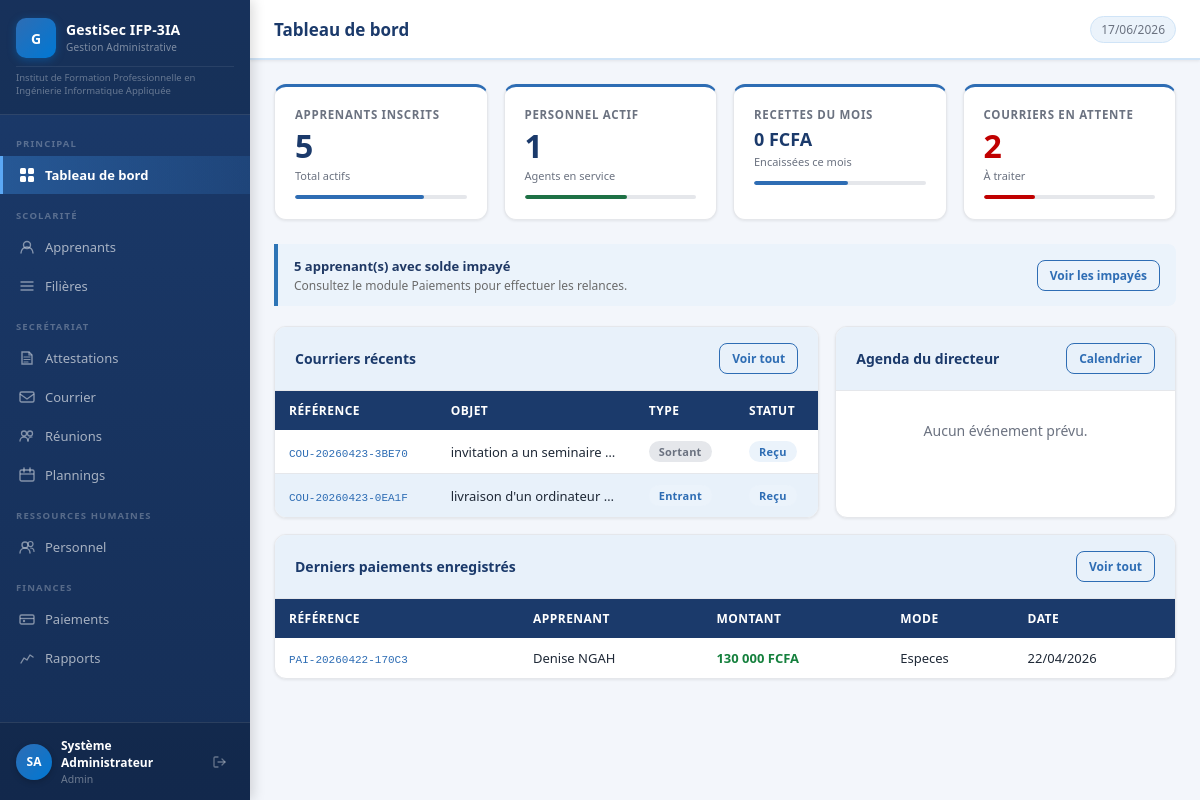
/dashboard.php (signed in), run on the app's committed database.
### tables this page shows
CREATE TABLE `courriers` (
  `id` int(11) NOT NULL,
  `reference` varchar(50) NOT NULL,
  `type` enum('entrant','sortant') DEFAULT 'entrant',
  `objet` text NOT NULL,
  `expediteur` varchar(200) DEFAULT NULL,
  `destinataire` varchar(200) DEFAULT NULL,
  `date_courrier` date DEFAULT curdate(),
  `date_reception` date DEFAULT NULL,
  `statut` enum('recu','en_traitement','traite','archive') DEFAULT 'recu',
  `priorite` enum('normale','urgente','confidentielle') DEFAULT 'normale',
  `affecte_a` int(11) DEFAULT NULL,
  `observations` text DEFAULT NULL,
  `fichier` varchar(255) DEFAULT NULL,
  `created_at` datetime DEFAULT current_timestamp()
);

CREATE TABLE `paiements` (
  `id` int(11) NOT NULL,
  `reference` varchar(50) NOT NULL,
  `apprenant_id` int(11) NOT NULL,
  `montant` decimal(12,2) NOT NULL,
  `mode_paiement` enum('especes','mobile_money','virement','cheque') DEFAULT 'especes',
  `date_paiement` date DEFAULT curdate(),
  `mois_concerne` varchar(20) DEFAULT NULL,
  `observations` text DEFAULT NULL,
  `enregistre_par` int(11) DEFAULT NULL,
  `created_at` datetime DEFAULT current_timestamp()
);

CREATE TABLE `apprenants` (
  `id` int(11) NOT NULL,
  `matricule` varchar(30) NOT NULL,
  `nom` varchar(100) NOT NULL,
  `prenom` varchar(100) NOT NULL,
  `date_naissance` date DEFAULT NULL,
  `sexe` enum('M','F') DEFAULT 'M',
  `telephone` varchar(20) DEFAULT NULL,
  `email` varchar(150) DEFAULT NULL,
  `adresse` text DEFAULT NULL,
  `filiere_id` int(11) DEFAULT NULL,
  `niveau` varchar(20) DEFAULT '1',
  `statut` enum('inscrit','suspendu','diplome','abandonne') DEFAULT 'inscrit',
  `date_inscription` date DEFAULT curdate(),
  `photo` varchar(255) DEFAULT NULL,
  `created_at` datetime DEFAULT current_timestamp(),
  `lieu_naissance` varchar(255) DEFAULT NULL
);

### includes/auth.php (called while the page is built, shortened)
<?php
function clean(string $val): string {
    return htmlspecialchars(trim($val), ENT_QUOTES, 'UTF-8');
}
function dateFR(?string $date): string {
    return date('d/m/Y', strtotime($date));
}
function money(float $amount): string {
    return number_format($amount, 0, ',', ' ') . ' FCFA';
}

### dashboard.php (the view, shortened to what this page needs)
<?php
require_once __DIR__ . '/includes/auth.php';
require_once __DIR__ . '/includes/header.php';
$db = getDB();
$nbApprenants = $db->query("SELECT COUNT(*) FROM apprenants WHERE statut='inscrit'")->fetchColumn();
$nbPersonnel  = $db->query("SELECT COUNT(*) FROM personnel WHERE statut='actif'")->fetchColumn();
$nbCourriers  = $db->query("SELECT COUNT(*) FROM courriers WHERE statut IN ('recu','en_traitement')")->fetchColumn();
$recettesMois = $db->query("SELECT COALESCE(SUM(montant),0) FROM paiements WHERE MONTH(date_paiement)=MONTH(NOW()) AND YEAR(date_paiement)=YEAR(NOW())")->fetchColumn();
$nbImpayés    = $db->query("
  SELECT COUNT(DISTINCT a.id) FROM apprenants a
  JOIN filieres f ON a.filiere_id = f.id
  LEFT JOIN (SELECT apprenant_id, SUM(montant) AS total FROM paiements GROUP BY apprenant_id) p ON p.apprenant_id = a.id
  WHERE a.statut = 'inscrit' AND COALESCE(p.total, 0) < f.cout
")->fetchColumn();
$courriers = $db->query("SELECT * FROM courriers ORDER BY created_at DESC LIMIT 5")->fetchAll();
$plannings = $db->query("SELECT * FROM plannings WHERE date_debut >= NOW() ORDER BY date_debut ASC LIMIT 5")->fetchAll();
$paiements = $db->query("
  SELECT p.*, a.nom, a.prenom FROM paiements p
  JOIN apprenants a ON p.apprenant_id = a.id
  ORDER BY p.created_at DESC LIMIT 5
")->fetchAll();
?>
<div class="kpi-grid">
  <div class="kpi-card">
    <div class="kpi-label">Apprenants inscrits</div>
    <div class="kpi-value"><?= $nbApprenants ?></div>
    <div class="kpi-sub">Total actifs</div>
    <div class="kpi-bar"><div class="kpi-fill" style="width:75%"></div></div>
  </div>
  <div class="kpi-card">
    <div class="kpi-label">Personnel actif</div>
    <div class="kpi-value"><?= $nbPersonnel ?></div>
    <div class="kpi-sub">Agents en service</div>
    <div class="kpi-bar"><div class="kpi-fill" style="width:60%;background:#1E7145"></div></div>
  </div>
  <div class="kpi-card">
    <div class="kpi-label">Recettes du mois</div>
    <div class="kpi-value" style="font-size:18px"><?= money((float)$recettesMois) ?></div>
    <div class="kpi-sub">Encaissées ce mois</div>
    <div class="kpi-bar"><div class="kpi-fill" style="width:55%"></div></div>
  </div>
  <div class="kpi-card">
    <div class="kpi-label">Courriers en attente</div>
    <div class="kpi-value" style="color:<?= $nbCourriers>0?'#C00000':'#1E7145' ?>"><?= $nbCourriers ?></div>
    <div class="kpi-sub">À traiter</div>
    <div class="kpi-bar"><div class="kpi-fill" style="width:<?= min(100,$nbCourriers*15) ?>%;background:#C00000"></div></div>
  </div>
</div>
<?php if ($nbImpayés > 0): ?>
<div style="background:#EBF3FB;border-left:4px solid #2E75B6;border-radius:0 8px 8px 0;padding:12px 16px;margin-bottom:20px;display:flex;justify-content:space-between;align-items:center">
  <div>
    <strong style="color:#1F3864;font-size:13px"><?= $nbImpayés ?> apprenant(s) avec solde impayé</strong>
    <div style="font-size:12px;color:#6B6B6B;margin-top:2px">Consultez le module Paiements pour effectuer les relances.</div>
  </div>
  <a href="<?= APP_URL ?>/modules/paiements/index.php?filtre=impayes" class="btn btn-outline btn-sm">Voir les impayés</a>
</div>
<?php endif; ?>
<div style="display:grid;grid-template-columns:1.6fr 1fr;gap:16px;margin-bottom:16px">
  <div class="card">
    <div class="card-header">
      <h2>Courriers récents</h2>
      <a href="<?= APP_URL ?>/modules/courrier/index.php" class="btn btn-outline btn-sm">Voir tout</a>
    </div>
    <?php if (empty($courriers)): ?>
    <div class="empty-state" style="padding:30px"><p>Aucun courrier enregistré.</p></div>
    <?php else: ?>
    <table>
      <thead><tr><th>Référence</th><th>Objet</th><th>Type</th><th>Statut</th></tr></thead>
      <tbody>
      <?php foreach ($courriers as $c): ?>
      <tr>
        <td><code style="font-size:11px;color:var(--blue-mid)"><?= clean($c['reference']) ?></code></td>
        <td style="max-width:180px"><div style="white-space:nowrap;overflow:hidden;text-overflow:ellipsis"><?= clean($c['objet']) ?></div></td>
        <td><?= $c['type']==='entrant'
              ? '<span class="badge badge-blue">Entrant</span>'
              : '<span class="badge badge-gray">Sortant</span>' ?></td>
        <td>
          <?php
          $badges = ['recu'=>'badge-blue','en_traitement'=>'badge-orange','traite'=>'badge-green','archive'=>'badge-gray'];
          $labels = ['recu'=>'Reçu','en_traitement'=>'En cours','traite'=>'Traité','archive'=>'Archivé'];
          echo '<span class="badge '.$badges[$c['statut']].'">'.$labels[$c['statut']].'</span>';
          ?>
        </td>
      </tr>
      <?php endforeach; ?>
      </tbody>
    </table>
    <?php endif; ?>
  </div>
  <div class="card">
    <div class="card-header">
      <h2>Agenda du directeur</h2>
      <a href="<?= APP_URL ?>/modules/plannings/index.php" class="btn btn-outline btn-sm">Calendrier</a>
    </div>
    <?php if (empty($plannings)): ?>
    <div class="empty-state" style="padding:30px"><p>Aucun événement prévu.</p></div>
    <?php endif; ?>
  </div>
</div>
<div class="card">
  <div class="card-header">
    <h2>Derniers paiements enregistrés</h2>
    <a href="<?= APP_URL ?>/modules/paiements/index.php" class="btn btn-outline btn-sm">Voir tout</a>
  </div>
  <?php if (empty($paiements)): ?>
  <div class="empty-state" style="padding:30px"><p>Aucun paiement enregistré.</p></div>
  <?php else: ?>
  <div class="table-wrap">
  <table>
    <thead><tr><th>Référence</th><th>Apprenant</th><th>Montant</th><th>Mode</th><th>Date</th></tr></thead>
    <tbody>
    <?php foreach ($paiements as $p): ?>
    <tr>
      <td><code style="font-size:11px;color:var(--blue-mid)"><?= clean($p['reference']) ?></code></td>
      <td><?= clean($p['prenom'].' '.$p['nom']) ?></td>
      <td><strong style="color:var(--green)"><?= money((float)$p['montant']) ?></strong></td>
      <td><?= ucfirst(str_replace('_',' ',$p['mode_paiement'])) ?></td>
      <td><?= dateFR($p['date_paiement']) ?></td>
    </tr>
    <?php endforeach; ?>
    </tbody>
  </table>
  </div>
  <?php endif; ?>
</div>
<?php require_once __DIR__ . '/includes/footer.php'; ?>

### assets/css/style.css (style rules this page uses)
*, *::before, *::after { box-sizing: border-box; margin: 0; padding: 0; }
:root { --blue-dark: #1B3A6B; --blue-mid: #2E6DB4; --blue-accent: #0078D4; --blue-light: #D0E4F7; --blue-pale: #EBF3FB; --blue-stripe: #E8F1FA; --gray-dark: #1F2937; --gray-mid: #6B7280; --gray-light: #E5E7EB; --gray-pale: #F3F6FB; --white: #FFFFFF; --red: #B91C1C; --green: #15803D; --orange: #C2410C; --yellow: #B45309; --sidebar-w: 250px; --topbar-h: 60px; --radius: 8px; --radius-lg: 12px; --shadow-sm: 0 1px 3px rgba(0,0,0,.08); --shadow: 0 2px 8px rgba(0,0,0,.10); --shadow-lg: 0 4px 16px rgba(0,0,0,.12); }
body { font-family: 'Segoe UI', Arial, sans-serif; font-size: 14px; color: var(--gray-dark); background: var(--gray-pale); }
a { text-decoration: none; color: inherit; }
.card { background: var(--white); border-radius: var(--radius-lg); box-shadow: var(--shadow-sm); border: 1px solid var(--gray-light); overflow: hidden; }
.card-header { padding: 16px 20px; border-bottom: 1px solid var(--gray-light); display: flex; align-items: center; justify-content: space-between; background: var(--blue-stripe); }
.table-wrap { overflow-x: auto; }
table { width: 100%; border-collapse: collapse; font-size: 13px; }
thead th { background: var(--blue-dark); color: #fff; padding: 11px 14px; text-align: left; font-size: 12px; font-weight: 600; letter-spacing: .04em; text-transform: uppercase; white-space: nowrap; }
thead th:first-child { border-radius: 0; }
tbody tr { border-bottom: 1px solid var(--gray-light); transition: background .1s; }
tbody tr:last-child { border-bottom: none; }
tbody td { padding: 11px 14px; color: var(--gray-dark); vertical-align: middle; }
tbody tr:nth-child(even) { background: var(--blue-stripe); }
.badge { display: inline-flex; align-items: center; padding: 3px 10px; border-radius: 20px; font-size: 11px; font-weight: 600; letter-spacing: .02em; }
.badge-blue { background: var(--blue-pale); color: var(--blue-mid); }
.badge-gray { background: var(--gray-light); color: var(--gray-mid); }
.btn { display: inline-flex; align-items: center; gap: 6px; padding: 9px 18px; border-radius: var(--radius); font-size: 13px; font-weight: 600; cursor: pointer; border: none; transition: all .15s; white-space: nowrap; }
.btn-sm { padding: 6px 12px; font-size: 12px; }
.empty-state { padding: 48px 20px; text-align: center; color: var(--gray-mid); }
.empty-state p { font-size: 14px; }
.kpi-grid { display: grid; grid-template-columns: repeat(auto-fit, minmax(200px, 1fr)); gap: 16px; margin-bottom: 24px; }
.kpi-card { background: #fff; border-radius: 12px; padding: 20px; border: 1px solid #E5E7EB; border-top: 3px solid #2E6DB4; box-shadow: 0 1px 3px rgba(0,0,0,.08); }
.kpi-label { font-size: 11.5px; font-weight: 600; color: #6B7280; text-transform: uppercase; letter-spacing: .06em; margin-bottom: 8px; }
.kpi-value { font-size: 32px; font-weight: 800; color: #1B3A6B; line-height: 1; margin-bottom: 6px; }
.kpi-sub { font-size: 11px; color: #6B7280; margin-bottom: 12px; }
.kpi-bar { height: 4px; background: #E5E7EB; border-radius: 4px; overflow: hidden; }
.kpi-fill { height: 100%; background: #2E6DB4; border-radius: 4px; }
.btn-outline { background: transparent; color: #2E6DB4; border: 1.5px solid #2E6DB4; }
.card-header h2 { font-size: 14px; font-weight: 700; color: #1B3A6B; margin: 0; }

### data on the page
courriers: reference "COU-20260423-3BE70", objet "invitation a un seminaire…", type "Sortant", statut "Reçu"
courriers: reference "COU-20260423-0EA1F", objet "livraison d'un ordinateur…", type "Entrant", statut "Reçu"
paiements: reference "PAI-20260422-170C3", apprenant.nom "Denise NGAH", montant "130 000 FCFA", mode_paiement "Especes", date_paiement "22/04/2026"

### other printed values
APP_NAME "GestiSec IFP-3IA"
APP_FULL_NAME "Institut de Formation Professionnelle en Ingénierie Informatique Appliquée"
substr($user['prenom'],0,1).substr($user['nom'],0,1) "SA"
$user['prenom'] "Système"
$user['nom'] "Administrateur"
$user['role'] "Admin"
$pageTitle "Tableau de bord"
$nbApprenants "5"
$nbPersonnel "1"
money((float)$recettesMois) "0 FCFA"
$nbCourriers "2"
$nbImpayés "5"
